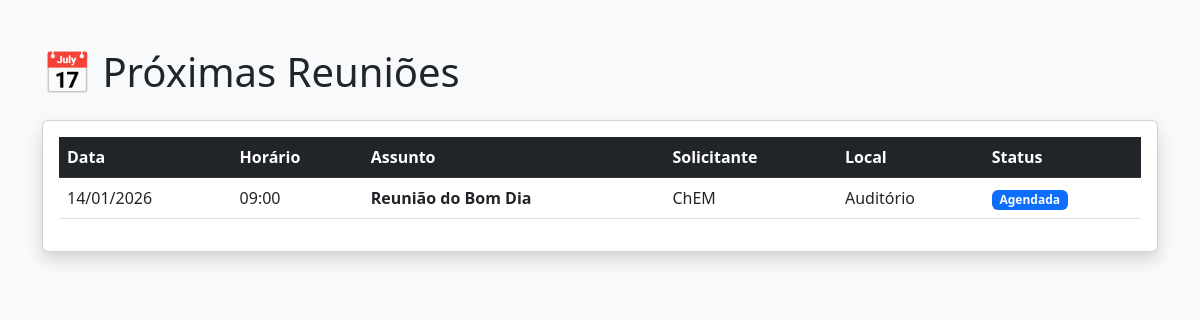
The page / on the database its author committed.
### reservas/models.py (models this page shows, shortened)
class Reuniao(models.Model):
    STATUS_CHOICES = [
        ('AGENDA', 'Agendada (Pendente)'),
        ('REALIZADA', 'Realizada com Sucesso'),
        ('CANCELADA', 'Cancelada'),
    ]
    titulo = models.CharField(max_length=200, verbose_name="Assunto da Reunião")
    data_reuniao = models.DateField()
    hora_teste = models.TimeField(verbose_name="Início do Teste")
    hora_inicio = models.TimeField(verbose_name="Início da Reunião")
    local = models.CharField(max_length=100)
    link_reuniao = models.URLField(max_length=500, blank=True, null=True)
    solicitante = models.CharField(max_length=100, help_text="Nome ou Seção")
    tecnico_responsavel = models.ForeignKey(User, on_delete=models.SET_NULL, null=True, verbose_name="Técnico Responsável")
    equipamentos = models.ManyToManyField(Equipamento, blank=True, verbose_name="Equipamentos Utilizados")
    status = models.CharField(max_length=10, choices=STATUS_CHOICES, default='AGENDADA')
    observacoes = models.TextField(blank=True, null=True) # Campo de texto grande (sem limite)
    criado_em = models.DateTimeField(auto_now_add=True)
    atualizado_em = models.DateTimeField(auto_now=True)
    class Meta:
        ordering = ['data_reuniao', 'hora_inicio'] # Ordena a lista automaticamente por data e hora
        verbose_name = "Reunião"
        verbose_name_plural = "Reuniões" # Corrige erro de ortografia do Django de "Reuniaos" para "Reuniões".

### reservas/views.py (the view)
# urls.py: path('', views.index, name='index'),
def index(request):
    reunioes = Reuniao.objects.all()
    contexto = {
        'reunioes': reunioes
    }
    return render(request, 'index.html', contexto)

### reservas/templates/index.html (shortened to what this page needs)
<!DOCTYPE html>
<html lang="pt-br">
<head>
    <link href="https://cdn.jsdelivr.net/npm/bootstrap@5.3.0/dist/css/bootstrap.min.css" rel="stylesheet">
</head>
<body class="bg-light">
    <div class="container mt-5">
        <h1 class="mb-4">📅 Próximas Reuniões</h1>
        <div class="card shadow">
            <div class="card-body">
                <table class="table table-hover">
                    <thead class="table-dark">
                        <tr>
                            <th>Data</th>
                            <th>Horário</th>
                            <th>Assunto</th>
                            <th>Solicitante</th>
                            <th>Local</th>
                            <th>Status</th>
                        </tr>
                    </thead>
                    <tbody>
                        {% for reuniao in reunioes %}
                        <tr>
                            <td>{{ reuniao.data_reuniao|date:"d/m/Y" }}</td>
                            <td>{{ reuniao.hora_inicio|time:"H:i" }}</td>
                            <td><strong>{{ reuniao.titulo }}</strong></td>
                            <td>{{ reuniao.solicitante }}</td>
                            <td>{{ reuniao.local }}</td>
                            <td>
                                {% if reuniao.status == 'CANCELADA' %}
                                    <span class="badge bg-danger">Cancelada</span>
                                {% elif reuniao.status == 'REALIZADA' %}
                                    <span class="badge bg-success">Realizada</span>
                                {% else %}
                                    <span class="badge bg-primary">Agendada</span>
                                {% endif %}
                            </td>
                        </tr>
                        {% empty %}
                        <tr>
                            <td colspan="6" class="text-center">Nenhuma reunião agendada.</td>
                        </tr>
                        {% endfor %}
                    </tbody>
                </table>
            </div>
        </div>
    </div>
</body>
</html>

### rows shown on the page
Reuniao: data_reuniao "14/01/2026", hora_inicio "09:00", titulo "Reunião do Bom Dia", solicitante "ChEM", local "Auditório", status "Agendada"
